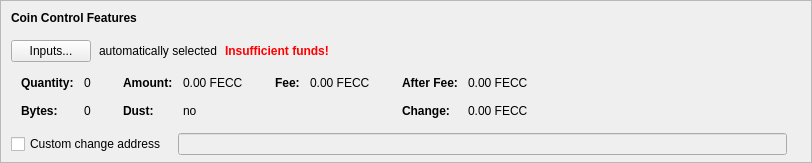
    <widget class="QFrame" name="frameCoinControl">
     <property name="sizePolicy">
      <sizepolicy hsizetype="Expanding" vsizetype="Expanding">
       <horstretch>0</horstretch>
       <verstretch>0</verstretch>
      </sizepolicy>
     </property>
     <property name="maximumSize">
      <size>
       <width>16777215</width>
       <height>16777215</height>
      </size>
     </property>
     <property name="frameShape">
      <enum>QFrame::StyledPanel</enum>
     </property>
     <property name="frameShadow">
      <enum>QFrame::Sunken</enum>
     </property>
     <layout class="QVBoxLayout" name="verticalLayoutCoinControl2">
      <property name="spacing">
       <number>0</number>
      </property>
      <property name="leftMargin">
       <number>0</number>
      </property>
      <property name="topMargin">
       <number>0</number>
      </property>
      <property name="rightMargin">
       <number>0</number>
      </property>
      <property name="bottomMargin">
       <number>6</number>
      </property>
      <item>
       <layout class="QVBoxLayout" name="verticalLayoutCoinControl" stretch="0,0,0,0,1">
        <property name="spacing">
         <number>0</number>
        </property>
        <property name="leftMargin">
         <number>10</number>
        </property>
        <property name="topMargin">
         <number>10</number>
        </property>
        <item>
         <layout class="QHBoxLayout" name="horizontalLayoutCoinControl1">
          <property name="bottomMargin">
           <number>15</number>
          </property>
          <item>
           <widget class="QLabel" name="labelCoinControlFeatures">
            <property name="sizePolicy">
             <sizepolicy hsizetype="Preferred" vsizetype="Maximum">
              <horstretch>0</horstretch>
              <verstretch>0</verstretch>
             </sizepolicy>
            </property>
            <property name="font">
             <font>
              <weight>75</weight>
              <bold>true</bold>
             </font>
            </property>
            <property name="styleSheet">
             <string notr="true">font-weight:bold;</string>
            </property>
            <property name="text">
             <string>Coin Control Features</string>
            </property>
           </widget>
          </item>
         </layout>
        </item>
        <item>
         <layout class="QHBoxLayout" name="horizontalLayoutCoinControl2" stretch="0,0,0,0">
          <property name="spacing">
           <number>8</number>
          </property>
          <property name="bottomMargin">
           <number>10</number>
          </property>
          <item>
           <widget class="QPushButton" name="pushButtonCoinControl">
            <property name="styleSheet">
             <string notr="true"/>
            </property>
            <property name="text">
             <string>Inputs...</string>
            </property>
            <property name="autoDefault">
             <bool>false</bool>
            </property>
           </widget>
          </item>
          <item>
           <widget class="QLabel" name="labelCoinControlAutomaticallySelected">
            <property name="text">
             <string>automatically selected</string>
            </property>
            <property name="margin">
             <number>5</number>
            </property>
           </widget>
          </item>
          <item>
           <widget class="QLabel" name="labelCoinControlInsuffFunds">
            <property name="font">
             <font>
              <weight>75</weight>
              <bold>true</bold>
             </font>
            </property>
            <property name="styleSheet">
             <string notr="true">color:red;font-weight:bold;</string>
            </property>
            <property name="text">
             <string>Insufficient funds!</string>
            </property>
            <property name="margin">
             <number>5</number>
            </property>
           </widget>
          </item>
          <item>
           <spacer name="horizontalSpacerCoinControl">
            <property name="orientation">
             <enum>Qt::Horizontal</enum>
            </property>
            <property name="sizeHint" stdset="0">
             <size>
              <width>40</width>
              <height>1</height>
             </size>
            </property>
           </spacer>
          </item>
         </layout>
        </item>
        <item>
         <widget class="QWidget" name="widgetCoinControl" native="true">
          <property name="sizePolicy">
           <sizepolicy hsizetype="Preferred" vsizetype="Preferred">
            <horstretch>0</horstretch>
            <verstretch>0</verstretch>
           </sizepolicy>
          </property>
          <property name="minimumSize">
           <size>
            <width>0</width>
            <height>0</height>
           </size>
          </property>
          <property name="styleSheet">
           <string notr="true"/>
          </property>
          <layout class="QHBoxLayout" name="horizontalLayoutCoinControl5">
           <property name="leftMargin">
            <number>0</number>
           </property>
           <property name="topMargin">
            <number>0</number>
           </property>
           <property name="rightMargin">
            <number>0</number>
           </property>
           <property name="bottomMargin">
            <number>0</number>
           </property>
           <item>
            <layout class="QHBoxLayout" name="horizontalLayoutCoinControl3" stretch="0,0,0,1">
             <property name="spacing">
              <number>20</number>
             </property>
             <property name="topMargin">
              <number>0</number>
             </property>
             <property name="bottomMargin">
              <number>10</number>
             </property>
             <item>
              <layout class="QFormLayout" name="formLayoutCoinControl1">
               <property name="horizontalSpacing">
                <number>10</number>
               </property>
               <property name="verticalSpacing">
                <number>14</number>
               </property>
               <property name="leftMargin">
                <number>10</number>
               </property>
               <property name="topMargin">
                <number>4</number>
               </property>
               <property name="rightMargin">
                <number>6</number>
               </property>
               <item row="0" column="0">
                <widget class="QLabel" name="labelCoinControlQuantityText">
                 <property name="font">
                  <font>
                   <weight>75</weight>
                   <bold>true</bold>
                  </font>
                 </property>
                 <property name="text">
                  <string>Quantity:</string>
                 </property>
                 <property name="margin">
                  <number>0</number>
                 </property>
                </widget>
               </item>
               <item row="0" column="1">
                <widget class="QLabel" name="labelCoinControlQuantity">
                 <property name="cursor">
                  <cursorShape>IBeamCursor</cursorShape>
                 </property>
                 <property name="contextMenuPolicy">
                  <enum>Qt::ActionsContextMenu</enum>
                 </property>
                 <property name="text">
                  <string notr="true">0</string>
                 </property>
                 <property name="margin">
                  <number>0</number>
                 </property>
                 <property name="textInteractionFlags">
                  <set>Qt::LinksAccessibleByMouse|Qt::TextSelectableByKeyboard|Qt::TextSelectableByMouse</set>
                 </property>
                </widget>
               </item>
               <item row="1" column="0">
                <widget class="QLabel" name="labelCoinControlBytesText">
                 <property name="font">
                  <font>
                   <weight>75</weight>
                   <bold>true</bold>
                  </font>
                 </property>
                 <property name="text">
                  <string>Bytes:</string>
                 </property>
                </widget>
               </item>
               <item row="1" column="1">
                <widget class="QLabel" name="labelCoinControlBytes">
                 <property name="cursor">
                  <cursorShape>IBeamCursor</cursorShape>
                 </property>
                 <property name="contextMenuPolicy">
                  <enum>Qt::ActionsContextMenu</enum>
                 </property>
                 <property name="text">
                  <string notr="true">0</string>
                 </property>
                 <property name="textInteractionFlags">
                  <set>Qt::LinksAccessibleByMouse|Qt::TextSelectableByKeyboard|Qt::TextSelectableByMouse</set>
                 </property>
                </widget>
               </item>
              </layout>
             </item>
             <item>
              <layout class="QFormLayout" name="formLayoutCoinControl2">
               <property name="horizontalSpacing">
                <number>10</number>
               </property>
               <property name="verticalSpacing">
                <number>14</number>
               </property>
               <property name="leftMargin">
                <number>6</number>
               </property>
               <property name="topMargin">
                <number>4</number>
               </property>
               <property name="rightMargin">
                <number>6</number>
               </property>
               <item row="0" column="0">
                <widget class="QLabel" name="labelCoinControlAmountText">
                 <property name="font">
                  <font>
                   <weight>75</weight>
                   <bold>true</bold>
                  </font>
                 </property>
                 <property name="text">
                  <string>Amount:</string>
                 </property>
                 <property name="margin">
                  <number>0</number>
                 </property>
                </widget>
               </item>
               <item row="0" column="1">
                <widget class="QLabel" name="labelCoinControlAmount">
                 <property name="cursor">
                  <cursorShape>IBeamCursor</cursorShape>
                 </property>
                 <property name="contextMenuPolicy">
                  <enum>Qt::ActionsContextMenu</enum>
                 </property>
                 <property name="text">
                  <string notr="true">0.00 FECC</string>
                 </property>
                 <property name="textInteractionFlags">
                  <set>Qt::LinksAccessibleByMouse|Qt::TextSelectableByKeyboard|Qt::TextSelectableByMouse</set>
                 </property>
                </widget>
               </item>
               <item row="1" column="0">
                <widget class="QLabel" name="labelCoinControlLowOutputText">
                 <property name="font">
                  <font>
                   <weight>75</weight>
                   <bold>true</bold>
                  </font>
                 </property>
                 <property name="text">
                  <string>Dust:</string>
                 </property>
                </widget>
               </item>
               <item row="1" column="1">
                <widget class="QLabel" name="labelCoinControlLowOutput">
                 <property name="cursor">
                  <cursorShape>IBeamCursor</cursorShape>
                 </property>
                 <property name="contextMenuPolicy">
                  <enum>Qt::ActionsContextMenu</enum>
                 </property>
                 <property name="text">
                  <string notr="true">no</string>
                 </property>
                 <property name="textInteractionFlags">
                  <set>Qt::LinksAccessibleByMouse|Qt::TextSelectableByKeyboard|Qt::TextSelectableByMouse</set>
                 </property>
                </widget>
               </item>
              </layout>
             </item>
             <item>
              <layout class="QFormLayout" name="formLayoutCoinControl3">
               <property name="horizontalSpacing">
                <number>10</number>
               </property>
               <property name="verticalSpacing">
                <number>14</number>
               </property>
               <property name="leftMargin">
                <number>6</number>
               </property>
               <property name="topMargin">
                <number>4</number>
               </property>
               <property name="rightMargin">
                <number>6</number>
               </property>
               <item row="0" column="0">
                <widget class="QLabel" name="labelCoinControlFeeText">
                 <property name="font">
                  <font>
                   <weight>75</weight>
                   <bold>true</bold>
                  </font>
                 </property>
                 <property name="text">
                  <string>Fee:</string>
                 </property>
                 <property name="margin">
                  <number>0</number>
                 </property>
                </widget>
               </item>
               <item row="0" column="1">
                <widget class="QLabel" name="labelCoinControlFee">
                 <property name="cursor">
                  <cursorShape>IBeamCursor</cursorShape>
                 </property>
                 <property name="contextMenuPolicy">
                  <enum>Qt::ActionsContextMenu</enum>
                 </property>
                 <property name="text">
                  <string notr="true">0.00 FECC</string>
                 </property>
                 <property name="textInteractionFlags">
                  <set>Qt::LinksAccessibleByMouse|Qt::TextSelectableByKeyboard|Qt::TextSelectableByMouse</set>
                 </property>
                </widget>
               </item>
              </layout>
             </item>
             <item>
              <layout class="QFormLayout" name="formLayoutCoinControl4">
               <property name="horizontalSpacing">
                <number>10</number>
               </property>
               <property name="verticalSpacing">
                <number>14</number>
               </property>
               <property name="leftMargin">
                <number>6</number>
               </property>
               <property name="topMargin">
                <number>4</number>
               </property>
               <property name="rightMargin">
                <number>6</number>
               </property>
               <item row="0" column="0">
                <widget class="QLabel" name="labelCoinControlAfterFeeText">
                 <property name="font">
                  <font>
                   <weight>75</weight>
                   <bold>true</bold>
                  </font>
                 </property>
                 <property name="text">
                  <string>After Fee:</string>
                 </property>
                 <property name="margin">
                  <number>0</number>
                 </property>
                </widget>
               </item>
               <item row="0" column="1">
                <widget class="QLabel" name="labelCoinControlAfterFee">
                 <property name="cursor">
                  <cursorShape>IBeamCursor</cursorShape>
                 </property>
                 <property name="contextMenuPolicy">
                  <enum>Qt::ActionsContextMenu</enum>
                 </property>
                 <property name="text">
                  <string notr="true">0.00 FECC</string>
                 </property>
                 <property name="textInteractionFlags">
                  <set>Qt::LinksAccessibleByMouse|Qt::TextSelectableByKeyboard|Qt::TextSelectableByMouse</set>
                 </property>
                </widget>
               </item>
               <item row="1" column="0">
                <widget class="QLabel" name="labelCoinControlChangeText">
                 <property name="font">
                  <font>
                   <weight>75</weight>
                   <bold>true</bold>
                  </font>
                 </property>
                 <property name="text">
                  <string>Change:</string>
                 </property>
                </widget>
               </item>
               <item row="1" column="1">
                <widget class="QLabel" name="labelCoinControlChange">
                 <property name="cursor">
                  <cursorShape>IBeamCursor</cursorShape>
                 </property>
                 <property name="contextMenuPolicy">
                  <enum>Qt::ActionsContextMenu</enum>
                 </property>
                 <property name="text">
                  <string notr="true">0.00 FECC</string>
                 </property>
                 <property name="textInteractionFlags">
                  <set>Qt::LinksAccessibleByMouse|Qt::TextSelectableByKeyboard|Qt::TextSelectableByMouse</set>
                 </property>
                </widget>
               </item>
              </layout>
             </item>
            </layout>
           </item>
          </layout>
         </widget>
        </item>
        <item>
         <layout class="QHBoxLayout" name="horizontalLayoutCoinControl4" stretch="0,0,0">
          <property name="spacing">
           <number>12</number>
          </property>
          <property name="sizeConstraint">
           <enum>QLayout::SetDefaultConstraint</enum>
          </property>
          <property name="topMargin">
           <number>5</number>
          </property>
          <property name="rightMargin">
           <number>5</number>
          </property>
          <item>
           <widget class="QCheckBox" name="checkBoxCoinControlChange">
            <property name="toolTip">
             <string>If this is activated, but the change address is empty or invalid, change will be sent to a newly generated address.</string>
            </property>
            <property name="text">
             <string>Custom change address</string>
            </property>
           </widget>
          </item>
          <item>
           <widget class="QValidatedLineEdit" name="lineEditCoinControlChange">
            <property name="enabled">
             <bool>false</bool>
            </property>
            <property name="sizePolicy">
             <sizepolicy hsizetype="Expanding" vsizetype="Fixed">
              <horstretch>0</horstretch>
              <verstretch>0</verstretch>
             </sizepolicy>
            </property>
           </widget>
          </item>
          <item>
           <widget class="QLabel" name="labelCoinControlChangeLabel">
            <property name="sizePolicy">
             <sizepolicy hsizetype="Preferred" vsizetype="Expanding">
              <horstretch>0</horstretch>
              <verstretch>0</verstretch>
             </sizepolicy>
            </property>
            <property name="minimumSize">
             <size>
              <width>0</width>
              <height>0</height>
             </size>
            </property>
            <property name="text">
             <string/>
            </property>
            <property name="margin">
             <number>3</number>
            </property>
           </widget>
          </item>
         </layout>
        </item>
        <item>
         <spacer name="verticalSpacerCoinControl">
          <property name="orientation">
           <enum>Qt::Vertical</enum>
          </property>
          <property name="sizeHint" stdset="0">
           <size>
            <width>800</width>
            <height>1</height>
           </size>
          </property>
         </spacer>
        </item>
       </layout>
      </item>
     </layout>
    </widget>
